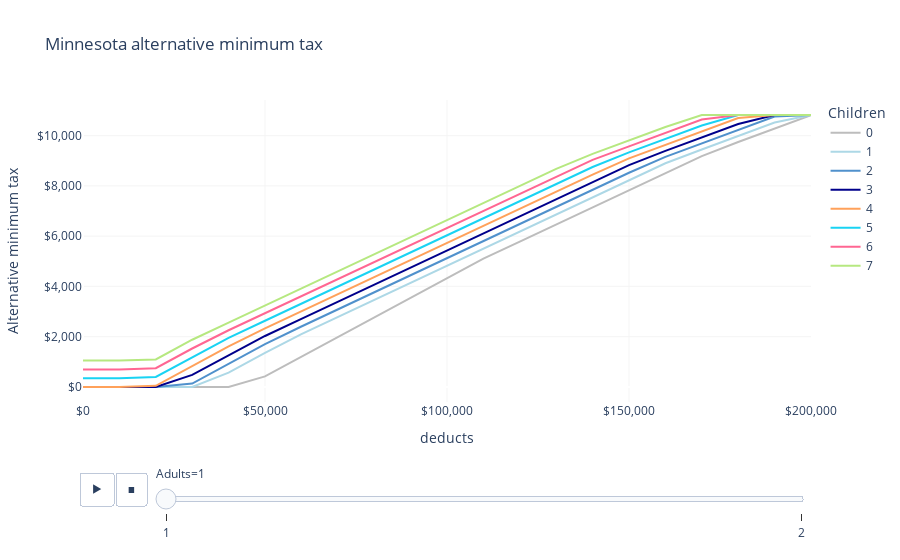

Notebook code cell kept with this figure:
### Code cell
fig = px.line(
    df,
    "deducts",
    "amt",
    color="children",
    animation_frame="adults",
    labels=LABELS,
    title="Minnesota alternative minimum tax",
    color_discrete_map=COLOR_MAP,
)
fig.update_layout(
    xaxis_tickformat="$,",
    yaxis_tickformat="$,",
    plot_bgcolor="white",
    xaxis_gridcolor=LIGHT_GRAY,
    yaxis_gridcolor=LIGHT_GRAY,
)
fig.show()

### Figure 1 — Plotly figure (JSON) as saved in the notebook; plotly's stock layout.template omitted (floating-point values rounded to 4 significant figures)
{"data": [{"hovertemplate": "Children=0<br>Adults=1<br>deducts=%{x}<br>Alternative minimum tax=%{y}<extra></extra>", "legendgroup": "0", "line": {"color": "#BDBDBD", "dash": "solid"}, "marker": {"symbol": "circle"}, "mode": "lines", "name": "0", "orientation": "v", "showlegend": true, "type": "scatter", "x": [0, 10000, 20000, 30000, 40000, 50000, 60000, 70000, 80000, 90000, 100000, 110000, 120000, 130000, 140000, 150000, 160000, 170000, 180000, 190000, 200000], "xaxis": "x", "y": [0, 0, 0, 0, 0, 418, 1203, 1988, 2773, 3558, 4343, 5105, 5785, 6465, 7145, 7825, 8505, 9185, 9748, 10283, 10818], "yaxis": "y"}, {"hovertemplate": "Children=1<br>Adults=1<br>deducts=%{x}<br>Alternative minimum tax=%{y}<extra></extra>", "legendgroup": "1", "line": {"color": "lightblue", "dash": "solid"}, "marker": {"symbol": "circle"}, "mode": "lines", "name": "1", "orientation": "v", "showlegend": true, "type": "scatter", "x": [0, 10000, 20000, 30000, 40000, 50000, 60000, 70000, 80000, 90000, 100000, 110000, 120000, 130000, 140000, 150000, 160000, 170000, 180000, 190000, 200000], "xaxis": "x", "y": [0, 0, 0, 0, 567, 1352, 2102, 2782, 3462, 4142, 4822, 5502, 6182, 6862, 7542, 8222, 8902, 9451, 9986, 10521, 10818], "yaxis": "y"}, {"hovertemplate": "Children=2<br>Adults=1<br>deducts=%{x}<br>Alternative minimum tax=%{y}<extra></extra>", "legendgroup": "2", "line": {"color": "#5091cc", "dash": "solid"}, "marker": {"symbol": "circle"}, "mode": "lines", "name": "2", "orientation": "v", "showlegend": true, "type": "scatter", "x": [0, 10000, 20000, 30000, 40000, 50000, 60000, 70000, 80000, 90000, 100000, 110000, 120000, 130000, 140000, 150000, 160000, 170000, 180000, 190000, 200000], "xaxis": "x", "y": [0, 0, 0, 131, 916, 1701, 2404, 3084, 3764, 4444, 5124, 5804, 6484, 7164, 7844, 8524, 9154, 9689, 10224, 10759, 10818], "yaxis": "y"}, {"hovertemplate": "Children=3<br>Adults=1<br>deducts=%{x}<br>Alternative minimum tax=%{y}<extra></extra>", "legendgroup": "3", "line": {"color": "darkblue", "dash": "solid"}, "marker": {"symbol": "circle"}, "mode": "lines", "name": "3", "orientation": "v", "showlegend": true, "type": "scatter", "x": [0, 10000, 20000, 30000, 40000, 50000, 60000, 70000, 80000, 90000, 100000, 110000, 120000, 130000, 140000, 150000, 160000, 170000, 180000, 190000, 200000], "xaxis": "x", "y": [0, 0, 0, 480, 1265, 2027, 2707, 3387, 4067, 4747, 5427, 6107, 6787, 7467, 8147, 8827, 9392, 9927, 10462, 10818, 10818], "yaxis": "y"}, {"hovertemplate": "Children=4<br>Adults=1<br>deducts=%{x}<br>Alternative minimum tax=%{y}<extra></extra>", "legendgroup": "4", "line": {"color": "#FFA15A", "dash": "solid"}, "marker": {"symbol": "circle"}, "mode": "lines", "name": "4", "orientation": "v", "showlegend": true, "type": "scatter", "x": [0, 10000, 20000, 30000, 40000, 50000, 60000, 70000, 80000, 90000, 100000, 110000, 120000, 130000, 140000, 150000, 160000, 170000, 180000, 190000, 200000], "xaxis": "x", "y": [0, 0, 45, 830, 1615, 2330, 3010, 3690, 4370, 5050, 5730, 6410, 7090, 7770, 8450, 9095, 9630, 10165, 10700, 10818, 10818], "yaxis": "y"}, {"hovertemplate": "Children=5<br>Adults=1<br>deducts=%{x}<br>Alternative minimum tax=%{y}<extra></extra>", "legendgroup": "5", "line": {"color": "#19d3f3", "dash": "solid"}, "marker": {"symbol": "circle"}, "mode": "lines", "name": "5", "orientation": "v", "showlegend": true, "type": "scatter", "x": [0, 10000, 20000, 30000, 40000, 50000, 60000, 70000, 80000, 90000, 100000, 110000, 120000, 130000, 140000, 150000, 160000, 170000, 180000, 190000, 200000], "xaxis": "x", "y": [347, 347, 394, 1179, 1952, 2632, 3312, 3992, 4672, 5352, 6032, 6712, 7392, 8072, 8752, 9333, 9868, 10403, 10818, 10818, 10818], "yaxis": "y"}, {"hovertemplate": "Children=6<br>Adults=1<br>deducts=%{x}<br>Alternative minimum tax=%{y}<extra></extra>", "legendgroup": "6", "line": {"color": "#FF6692", "dash": "solid"}, "marker": {"symbol": "circle"}, "mode": "lines", "name": "6", "orientation": "v", "showlegend": true, "type": "scatter", "x": [0, 10000, 20000, 30000, 40000, 50000, 60000, 70000, 80000, 90000, 100000, 110000, 120000, 130000, 140000, 150000, 160000, 170000, 180000, 190000, 200000], "xaxis": "x", "y": [696, 696, 743, 1528, 2255, 2935, 3615, 4295, 4975, 5655, 6335, 7015, 7695, 8375, 9036, 9571, 10106, 10641, 10818, 10818, 10818], "yaxis": "y"}, {"hovertemplate": "Children=7<br>Adults=1<br>deducts=%{x}<br>Alternative minimum tax=%{y}<extra></extra>", "legendgroup": "7", "line": {"color": "#B6E880", "dash": "solid"}, "marker": {"symbol": "circle"}, "mode": "lines", "name": "7", "orientation": "v", "showlegend": true, "type": "scatter", "x": [0, 10000, 20000, 30000, 40000, 50000, 60000, 70000, 80000, 90000, 100000, 110000, 120000, 130000, 140000, 150000, 160000, 170000, 180000, 190000, 200000], "xaxis": "x", "y": [1046, 1046, 1093, 1877, 2557, 3237, 3917, 4597, 5277, 5957, 6637, 7317, 7997, 8677, 9274, 9809, 10344, 10818, 10818, 10818, 10818], "yaxis": "y"}], "layout": {"legend": {"title": {"text": "Children"}, "tracegroupgap": 0}, "plot_bgcolor": "white", "sliders": [{"active": 0, "currentvalue": {"prefix": "Adults="}, "len": 0.9, "pad": {"b": 10, "t": 60}, "steps": [{"args": [["1"], {"frame": {"duration": 0, "redraw": false}, "fromcurrent": true, "mode": "immediate", "transition": {"duration": 0, "easing": "linear"}}], "label": "1", "method": "animate"}, {"args": [["2"], {"frame": {"duration": 0, "redraw": false}, "fromcurrent": true, "mode": "immediate", "transition": {"duration": 0, "easing": "linear"}}], "label": "2", "method": "animate"}], "x": 0.1, "xanchor": "left", "y": 0, "yanchor": "top"}], "title": {"text": "Minnesota alternative minimum tax"}, "updatemenus": [{"buttons": [{"args": [null, {"frame": {"duration": 500, "redraw": false}, "fromcurrent": true, "mode": "immediate", "transition": {"duration": 500, "easing": "linear"}}], "label": "&#9654;", "method": "animate"}, {"args": [[null], {"frame": {"duration": 0, "redraw": false}, "fromcurrent": true, "mode": "immediate", "transition": {"duration": 0, "easing": "linear"}}], "label": "&#9724;", "method": "animate"}], "direction": "left", "pad": {"r": 10, "t": 70}, "showactive": false, "type": "buttons", "x": 0.1, "xanchor": "right", "y": 0, "yanchor": "top"}], "xaxis": {"anchor": "y", "domain": [0, 1], "gridcolor": "#F5F5F5", "tickformat": "$,", "title": {"text": "deducts"}}, "yaxis": {"anchor": "x", "domain": [0, 1], "gridcolor": "#F5F5F5", "tickformat": "$,", "title": {"text": "Alternative minimum tax"}}}}
